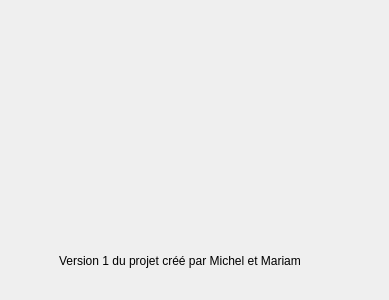
<?xml version="1.0" encoding="UTF-8"?>
<ui version="4.0">
 <class>sAbout</class>
 <widget class="QDialog" name="sAbout">
  <property name="geometry">
   <rect>
    <x>0</x>
    <y>0</y>
    <width>389</width>
    <height>300</height>
   </rect>
  </property>
  <property name="windowTitle">
   <string>Dialog</string>
  </property>
  <property name="styleSheet">
   <string notr="true"/>
  </property>
  <widget class="QLabel" name="logo">
   <property name="geometry">
    <rect>
     <x>19</x>
     <y>20</y>
     <width>351</width>
     <height>211</height>
    </rect>
   </property>
   <property name="text">
    <string/>
   </property>
  </widget>
  <widget class="QLabel" name="About">
   <property name="geometry">
    <rect>
     <x>59</x>
     <y>235</y>
     <width>301</width>
     <height>51</height>
    </rect>
   </property>
   <property name="text">
    <string>Version 1 du projet créé par Michel et Mariam</string>
   </property>
  </widget>
 </widget>
 <resources/>
 <connections/>
</ui>
